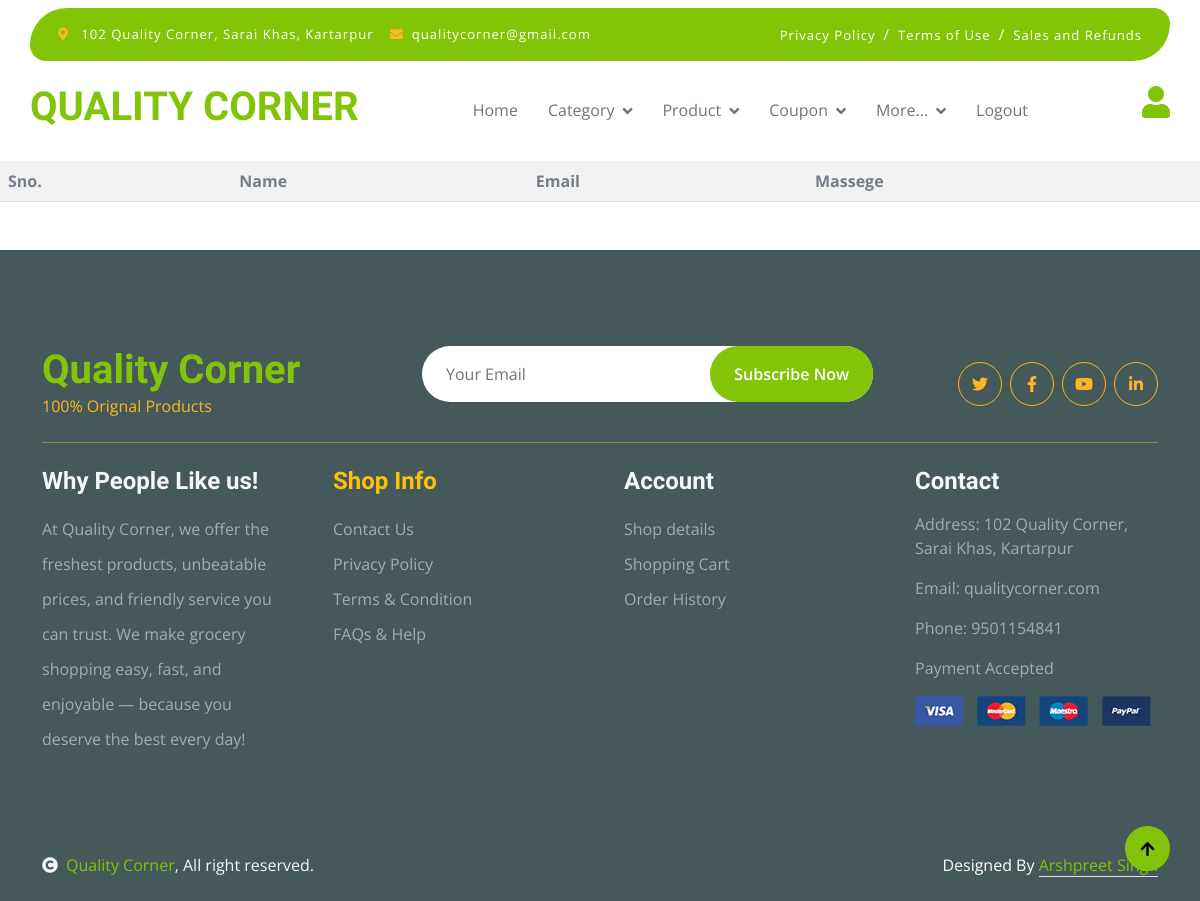
/Requsts.php, run on an earlier commit of the app's database.
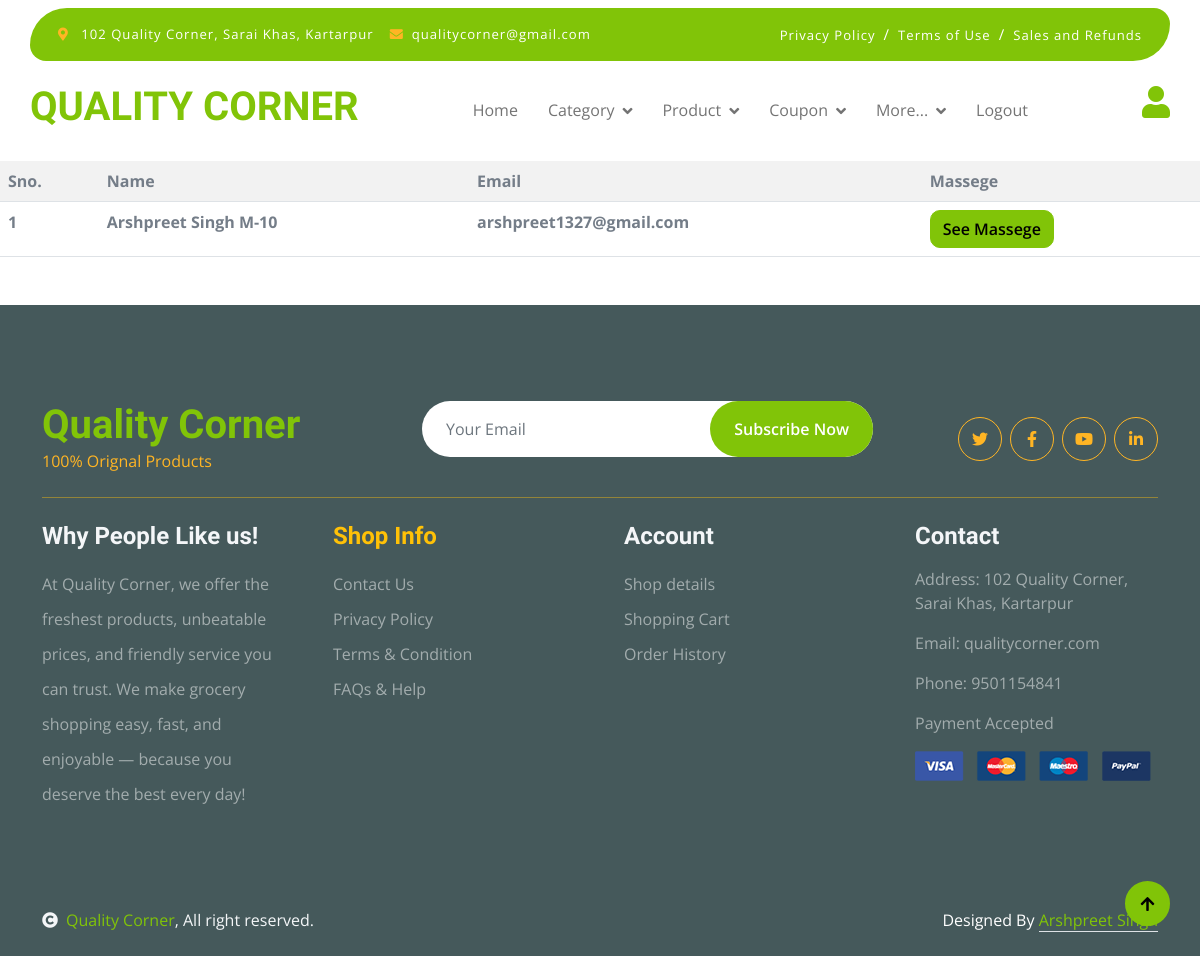
And on a later commit of the database.
### tables this page shows
CREATE TABLE `contectus` (
  `id` int(5) NOT NULL,
  `name` varchar(50) NOT NULL,
  `email` varchar(50) NOT NULL,
  `text` longtext NOT NULL,
  `status` varchar(50) NOT NULL DEFAULT 'active',
  `created at` timestamp NOT NULL DEFAULT current_timestamp()
);

### Requsts.php (the view, shortened to what this page needs)
<?php
include("admin_heading.php")
    ?>
<table class="table table-striped">
    <tr>
        <th>Sno.</th>
        <th>Name</th>
        <th>Email</th>
        <th>Massege</th>
    </tr>
    <?php
    $count = 0;
    include("config.php");
    $query = "SELECT * FROM `contectus` ";
    $res = mysqli_query($db, $query);
    while ($data = mysqli_fetch_assoc($res)) {
        $count += 1;
        ?>
        <tr>
            <th><?php echo $count ?></th>
            <th><?php echo $data['name'] ?></th>
            <th><?php echo $data['email'] ?></th>
            <th>
                <button type="button" class="btn btn-primary" data-bs-toggle="modal" data-bs-target="#staticBackdrop">
                    See Massege
                </button>
            </th>
        </tr>
        <?php
    }
    ?>
</table>
<?php
include("footer.php")
    ?>

What changed in the data, as far as the page shows it:
added contectus: name "Arshpreet Singh M-10", email "arshpreet1327@gmail.com"
